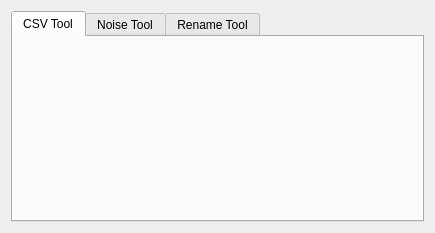
<?xml version="1.0" encoding="UTF-8"?>
<ui version="4.0">
 <class>Form</class>
 <widget class="QWidget" name="Form">
  <property name="geometry">
   <rect>
    <x>0</x>
    <y>0</y>
    <width>435</width>
    <height>233</height>
   </rect>
  </property>
  <property name="windowTitle">
   <string>Form</string>
  </property>
  <layout class="QHBoxLayout" name="horizontalLayout_2">
   <item>
    <layout class="QVBoxLayout" name="verticalLayout_2">
     <item>
      <widget class="QTabWidget" name="tabWidget">
       <property name="focusPolicy">
        <enum>Qt::NoFocus</enum>
       </property>
       <property name="styleSheet">
        <string notr="true"/>
       </property>
       <property name="currentIndex">
        <number>0</number>
       </property>
       <widget class="QWidget" name="hall_tool">
        <attribute name="title">
         <string>CSV Tool</string>
        </attribute>
       </widget>
       <widget class="QWidget" name="noise_tool">
        <property name="mouseTracking">
         <bool>false</bool>
        </property>
        <property name="focusPolicy">
         <enum>Qt::ClickFocus</enum>
        </property>
        <attribute name="title">
         <string>Noise Tool</string>
        </attribute>
       </widget>
       <widget class="QWidget" name="rename_tool">
        <attribute name="title">
         <string>Rename Tool</string>
        </attribute>
       </widget>
      </widget>
     </item>
    </layout>
   </item>
  </layout>
 </widget>
 <resources/>
 <connections/>
</ui>
